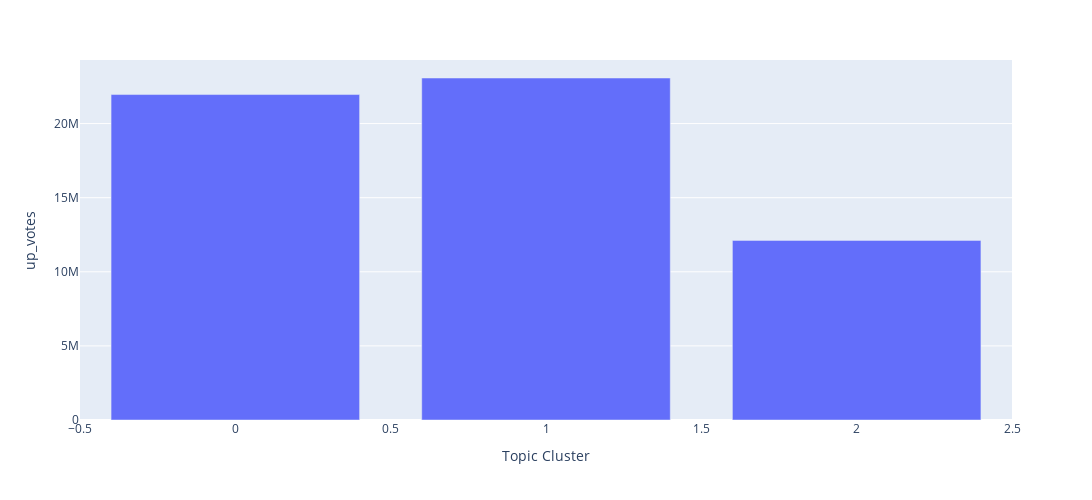

Notebook code for this chart:
### Markdown cell above
### Total Number of upvotes per news topic cluster

### Code cell
px.bar(usage_info.groupby('Topic_Num',as_index=False).sum(), x='Topic_Num', y='up_votes', 
       labels={'Topic_Num': 'Topic Cluster', 'over_18':'Number of Upvotes'}, height=500, width=1200)

### Figure 1 — Plotly figure (JSON) as saved in the notebook; plotly's stock layout.template omitted (floating-point values rounded to 4 significant figures)
{"data": [{"alignmentgroup": "True", "hovertemplate": "Topic Cluster=%{x}<br>up_votes=%{y}<extra></extra>", "legendgroup": "", "marker": {"color": "#636efa"}, "name": "", "offsetgroup": "", "orientation": "v", "showlegend": false, "textposition": "auto", "type": "bar", "x": [0, 1, 2], "xaxis": "x", "y": [21959389, 23076157, 12119210], "yaxis": "y"}], "layout": {"barmode": "relative", "height": 500, "legend": {"tracegroupgap": 0}, "margin": {"t": 60}, "width": 1200, "xaxis": {"anchor": "y", "domain": [0, 1], "title": {"text": "Topic Cluster"}}, "yaxis": {"anchor": "x", "domain": [0, 1], "title": {"text": "up_votes"}}}}
